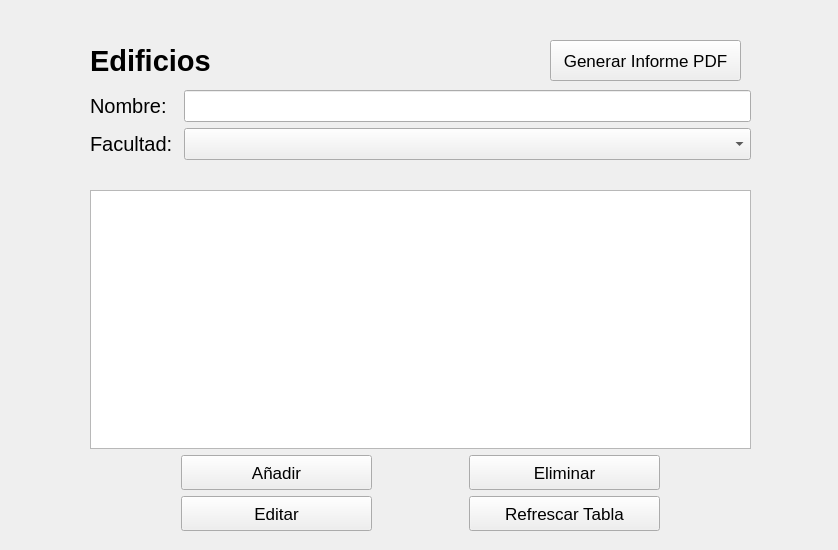
<?xml version="1.0" encoding="UTF-8"?>
<ui version="4.0">
 <class>EdificioPage</class>
 <widget class="QWidget" name="EdificioPage">
  <property name="geometry">
   <rect>
    <x>0</x>
    <y>0</y>
    <width>838</width>
    <height>550</height>
   </rect>
  </property>
  <property name="windowTitle">
   <string>Form</string>
  </property>
  <widget class="QWidget" name="layoutWidget">
   <property name="geometry">
    <rect>
     <x>90</x>
     <y>90</y>
     <width>661</width>
     <height>91</height>
    </rect>
   </property>
   <layout class="QFormLayout" name="formLayout">
    <item row="0" column="0">
     <widget class="QLabel" name="lblNombre">
      <property name="font">
       <font>
        <pointsize>15</pointsize>
       </font>
      </property>
      <property name="text">
       <string>Nombre:</string>
      </property>
     </widget>
    </item>
    <item row="0" column="1">
     <widget class="QLineEdit" name="leNombre">
      <property name="font">
       <font>
        <pointsize>15</pointsize>
       </font>
      </property>
     </widget>
    </item>
    <item row="1" column="0">
     <widget class="QLabel" name="lblFacultad">
      <property name="font">
       <font>
        <pointsize>15</pointsize>
       </font>
      </property>
      <property name="text">
       <string>Facultad: </string>
      </property>
     </widget>
    </item>
    <item row="1" column="1">
     <widget class="QComboBox" name="cbFacultad">
      <property name="font">
       <font>
        <pointsize>15</pointsize>
       </font>
      </property>
     </widget>
    </item>
   </layout>
  </widget>
  <widget class="QLabel" name="lblTitulo">
   <property name="geometry">
    <rect>
     <x>90</x>
     <y>30</y>
     <width>211</width>
     <height>61</height>
    </rect>
   </property>
   <property name="font">
    <font>
     <pointsize>22</pointsize>
     <bold>true</bold>
    </font>
   </property>
   <property name="text">
    <string>Edificios</string>
   </property>
  </widget>
  <widget class="QWidget" name="layoutWidget">
   <property name="geometry">
    <rect>
     <x>90</x>
     <y>190</y>
     <width>661</width>
     <height>341</height>
    </rect>
   </property>
   <layout class="QVBoxLayout" name="verticalLayout">
    <item>
     <widget class="QTableWidget" name="tableEdificios">
      <property name="font">
       <font>
        <pointsize>13</pointsize>
       </font>
      </property>
     </widget>
    </item>
    <item>
     <layout class="QHBoxLayout" name="horizontalLayout">
      <item>
       <widget class="QPushButton" name="btnAnadir">
        <property name="minimumSize">
         <size>
          <width>0</width>
          <height>35</height>
         </size>
        </property>
        <property name="maximumSize">
         <size>
          <width>191</width>
          <height>16777215</height>
         </size>
        </property>
        <property name="font">
         <font>
          <pointsize>13</pointsize>
         </font>
        </property>
        <property name="text">
         <string>Añadir</string>
        </property>
       </widget>
      </item>
      <item>
       <widget class="QPushButton" name="btnEliminar">
        <property name="minimumSize">
         <size>
          <width>0</width>
          <height>35</height>
         </size>
        </property>
        <property name="maximumSize">
         <size>
          <width>191</width>
          <height>16777215</height>
         </size>
        </property>
        <property name="font">
         <font>
          <pointsize>13</pointsize>
         </font>
        </property>
        <property name="text">
         <string>Eliminar</string>
        </property>
       </widget>
      </item>
     </layout>
    </item>
    <item>
     <layout class="QVBoxLayout" name="verticalLayout_2">
      <item>
       <layout class="QHBoxLayout" name="horizontalLayout_2">
        <item>
         <widget class="QPushButton" name="btnEditar">
          <property name="minimumSize">
           <size>
            <width>0</width>
            <height>35</height>
           </size>
          </property>
          <property name="maximumSize">
           <size>
            <width>191</width>
            <height>16777215</height>
           </size>
          </property>
          <property name="font">
           <font>
            <pointsize>13</pointsize>
           </font>
          </property>
          <property name="text">
           <string>Editar</string>
          </property>
         </widget>
        </item>
        <item>
         <widget class="QPushButton" name="btnRefrescar">
          <property name="minimumSize">
           <size>
            <width>0</width>
            <height>35</height>
           </size>
          </property>
          <property name="maximumSize">
           <size>
            <width>191</width>
            <height>16777215</height>
           </size>
          </property>
          <property name="font">
           <font>
            <pointsize>13</pointsize>
           </font>
          </property>
          <property name="text">
           <string>Refrescar Tabla</string>
          </property>
         </widget>
        </item>
       </layout>
      </item>
     </layout>
    </item>
   </layout>
  </widget>
  <widget class="QPushButton" name="btnGenerarInforme">
   <property name="geometry">
    <rect>
     <x>550</x>
     <y>40</y>
     <width>191</width>
     <height>41</height>
    </rect>
   </property>
   <property name="minimumSize">
    <size>
     <width>0</width>
     <height>35</height>
    </size>
   </property>
   <property name="maximumSize">
    <size>
     <width>191</width>
     <height>16777215</height>
    </size>
   </property>
   <property name="font">
    <font>
     <pointsize>13</pointsize>
    </font>
   </property>
   <property name="text">
    <string>Generar Informe PDF</string>
   </property>
  </widget>
 </widget>
 <resources/>
 <connections/>
</ui>
